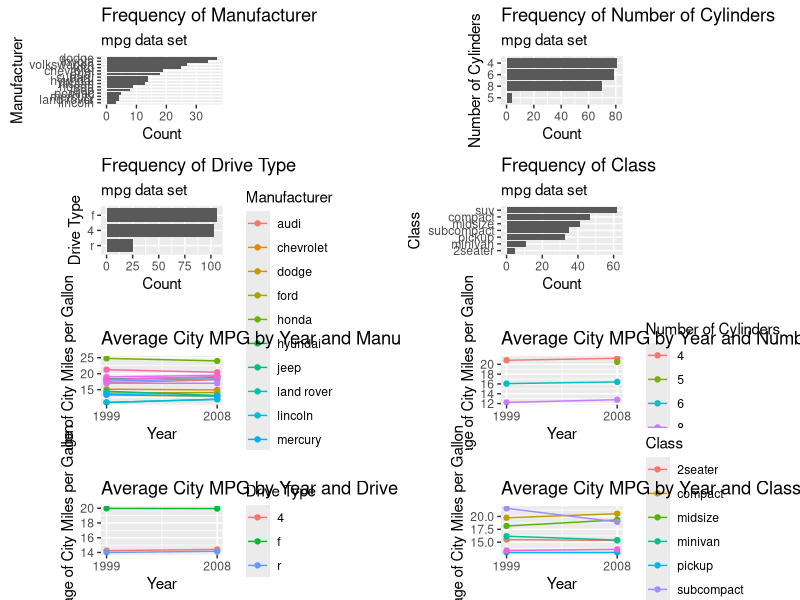
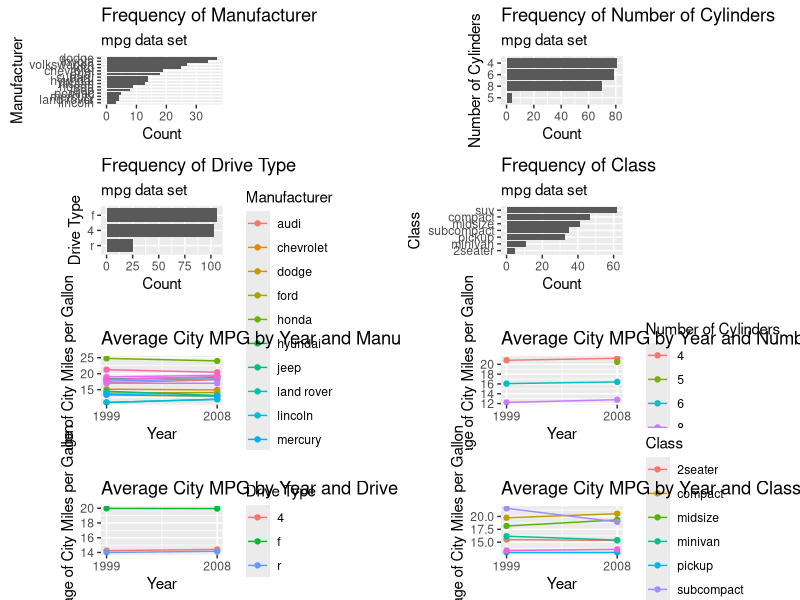
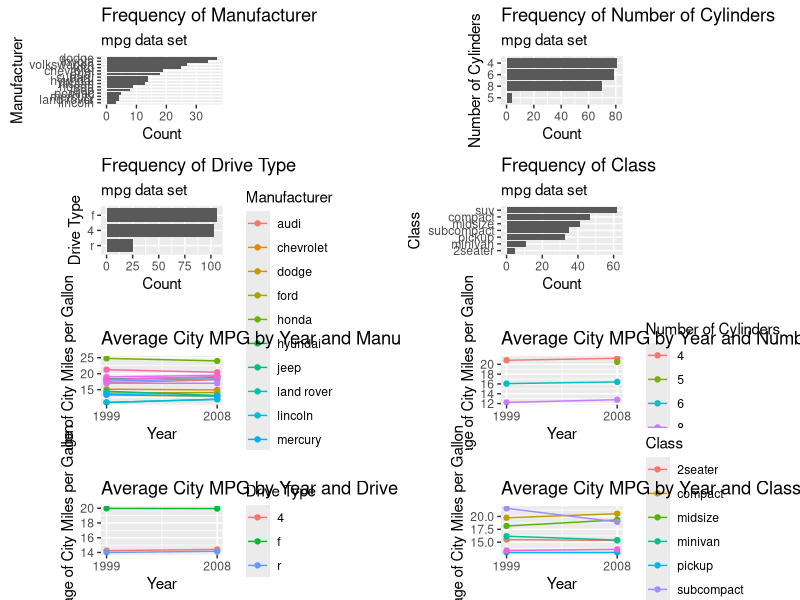

Write the R code that produced these figures, in order.
## ---- chunk 1
#load packages 
library(ggplot2)
library(dplyr)
library(glue) 
library(cowplot)
knitr::opts_chunk$set(fig.width = 12, fig.height = 12)
## ---- chunk 2
# A PLOTS 

optA1<- mpg %>% 
  count(manufacturer) %>%
  mutate(ordered = reorder(manufacturer, n)) %>% 
  arrange(ordered) %>% 
ggplot(., aes(x = n, y = ordered)) + 
  geom_col() + 
  labs( 
      title = "Frequency of Manufacturer"
    , subtitle = "mpg data set"
    , y     = "Manufacturer"
    , x     = "Count"
  )

optA2 <- mpg %>% 
  count(cyl) %>%
  mutate(ordered = reorder(cyl, n)) %>% 
  arrange(ordered) %>% 
ggplot(., aes(x = n, y = ordered)) + 
  geom_col() + 
  labs( 
      title = "Frequency of Number of Cylinders"
    , subtitle = "mpg data set"
    , y     = "Number of Cylinders"
    , x     = "Count"
  )

optA3 <- mpg %>% 
  count(drv) %>%
  mutate(ordered = reorder(drv, n)) %>% 
  arrange(ordered) %>% 
ggplot(., aes(x = n, y = ordered)) + 
  geom_col() + 
  labs( 
      title = "Frequency of Drive Type"
    , subtitle = "mpg data set"
    , y     = "Drive Type"
    , x     = "Count"
  )

optA4 <- mpg %>% 
  count(class) %>%
  mutate(ordered = reorder(class, n)) %>% 
  arrange(ordered) %>% 
ggplot(., aes(x = n, y = ordered)) + 
  geom_col() + 
  labs( 
      title = "Frequency of Class"
    , subtitle = "mpg data set"
    , y     = "Class"
    , x     = "Count"
  )


# B PLOTS 

optB1<-mpg %>% 
  group_by(year, manufacturer) %>% 
  summarize(mean = mean(cty), .groups = "keep") %>%  
ggplot(., aes(x = year, y = mean, color = manufacturer)) + 
  geom_line() +
  geom_point() + 
  scale_x_continuous(breaks = c(1999,2008)) + 
  scale_color_discrete(name = "Manufacturer") + 
  labs( 
      title = "Average City MPG by Year and Manufacturer"
    , y     = "Average of City Miles per Gallon"
    , x     = "Year"
  )

optB2<-  mpg %>% 
  group_by(year, cyl) %>%
  summarize(mean = mean(cty), .groups = "keep") %>%  
ggplot(., aes(x = year, y = mean, color = as.character(cyl))) + #make cyl character for discrete legend!
  geom_line() +
  geom_point() + 
  scale_x_continuous(breaks = c(1999,2008)) + 
  scale_color_discrete(name = "Number of Cylinders") + 
  labs( 
      title = "Average City MPG by Year and Number of Cylinders"
    , y     = "Average of City Miles per Gallon"
    , x     = "Year"
  )

optB3<-mpg %>% 
  group_by(year, drv) %>% 
  summarize(mean = mean(cty), .groups = "keep") %>%  
ggplot(., aes(x = year, y = mean, color = drv)) + 
  geom_line() +
  geom_point() + 
  scale_x_continuous(breaks = c(1999,2008)) + 
  scale_color_discrete(name = "Drive Type") + 
  labs( 
      title = "Average City MPG by Year and Drive Type"
    , y     = "Average of City Miles per Gallon"
    , x     = "Year"
  )

optB4<-mpg %>% 
  group_by(year, class) %>% 
  summarize(mean = mean(cty), .groups = "keep") %>%  
ggplot(., aes(x = year, y = mean, color = class)) + 
  geom_line() +
  geom_point() + 
  scale_x_continuous(breaks = c(1999,2008)) + 
  scale_color_discrete(name = "Class") + 
  labs( 
      title = "Average City MPG by Year and Class"
    , y     = "Average of City Miles per Gallon"
    , x     = "Year"
  )

plot_grid(optA1, optA2, optA3, optA4, optB1, optB2, optB3, optB4, align = "hv", axis = "tblr", ncol = 2)

## ---- chunk 3
# VAR NAMES DATA SET 
varnames <- tribble(
  ~var, ~name
  , "manufacturer", "Manufacturer"
  , "cyl"         , "Number of Cylinders"
  , "drv"         , "Drive Type"
  , "class"       , "Class"
)


## A Functions 

data_A <- function(VARst, DF = mpg, VARDF = varnames){
  
  VARname <- pull(filter(VARDF, var == all_of(VARst)), name)
  
  toPlot <- DF %>%
    rename(VAR = all_of(VARst)) %>% #set comment name for specific row 
    count(VAR) %>%
    mutate(VAR = reorder(VAR, n)) %>%
    arrange(VAR)
  
  OUT <- list(var = VARst, df = toPlot, name = VARname)
  return(OUT)
}

plot_A <- function(LIST){
  OUT <- LIST$df %>% 
  ggplot(., aes(x = n, y = VAR)) + 
  geom_col() + 
  labs( 
      title = glue("Frequency of {LIST$name}")
    , subtitle = "mpg data set"
    , y     = glue("{LIST$name}")
    , x     = "Count"
  )
  return(OUT)
}


## B Functions 

data_B <- function(VARst, DF = mpg, VARDF = varnames){
  
  VARname <- pull(filter(VARDF, var == all_of(VARst)), name)
  
  toPlot <- DF %>%
    rename(VAR = all_of(VARst)) %>% #set comment name for specific row 
    group_by(year, VAR) %>% 
    summarize(mean = mean(cty), .groups = "keep")
  
  OUT <- list(var = VARst, df = toPlot, name = VARname)
  return(OUT)
}

plot_B <- function(LIST){
  OUT <- LIST$df %>% 
    ggplot(., aes(x = year, y = mean, color = as.character(VAR))) + 
    geom_line() +
    geom_point() + 
    scale_x_continuous(breaks = c(1999,2008)) + 
    scale_color_discrete(name = glue("{LIST$name}")) + 
     labs( 
        title = glue("Average City MPG by Year and {LIST$name}")
      , y     = "Average of City Miles per Gallon"
      , x     = "Year"
    )
  return(OUT)
}


plot_grid(
    plot_A(data_A("manufacturer"))
  , plot_A(data_A("cyl"))
  , plot_A(data_A("drv"))
  , plot_A(data_A("class"))
  , plot_B(data_B("manufacturer"))
  , plot_B(data_B("cyl"))
  , plot_B(data_B("drv"))
  , plot_B(data_B("class"))
  , align = "hv", axis = "tblr", ncol = 2
)

## ---- chunk 4

myfunc_AB <- function(VARst, PLOTOPT, DF = mpg){
  
  if (!toupper(PLOTOPT) %in% c("A", "B") ){
    warning("INCORRECT PLOT OPTION, MUST BE A (FREQUENCY ) OR B (CTY MPG AVERAGE BY YEAR)")
  } #check out the {typed} package for how to restrict input types and values https://github.com/moodymudskipper/typed
  
    VARDF <- tribble(
      ~var, ~name
      , "manufacturer", "Manufacturer"
      , "cyl"         , "Number of Cylinders"
      , "drv"         , "Drive Type"
      , "class"       , "Class"
    )
  
  VARname <- pull(filter(VARDF, var == all_of(VARst)), name)
  
  if (toupper(PLOTOPT) == "A"){
  
    OUT <-DF %>%
      rename(VAR = all_of(VARst)) %>% 
      count(VAR) %>%
      mutate(VAR = reorder(VAR, n)) %>%
      arrange(VAR) %>% 
    ggplot(., aes(x = n, y = VAR)) + 
      geom_col() + 
      labs( 
          title = glue("Frequency of {VARname}")
        , subtitle = "mpg data set"
        , y     = glue("{VARname}")
        , x     = "Count"
      )
  
  } else if (toupper(PLOTOPT) == "B"){
  
    OUT <- DF %>%
      rename(VAR = all_of(VARst)) %>% 
      group_by(year, VAR) %>% 
      summarize(mean = mean(cty), .groups = "keep") %>% 
    ggplot(., aes(x = year, y = mean, color = as.character(VAR))) + 
      geom_line() +
      geom_point() + 
      scale_x_continuous(breaks = c(1999,2008)) + 
      scale_color_discrete(name = glue("{VARname}")) + 
       labs( 
          title = glue("Average City MPG by Year and {VARname}")
        , y     = "Average of City Miles per Gallon"
        , x     = "Year"
      )
  
  } 
  
  return(OUT)
} #END myfunc_AB


VARst <- "manufacturer"
PLOTOPT <- "A"




plot_grid(
    myfunc_AB("manufacturer", "A")
  , myfunc_AB("cyl"         , "A")
  , myfunc_AB("drv"         , "A")
  , myfunc_AB("class"       , "A")
  , myfunc_AB("manufacturer", "B")
  , myfunc_AB("cyl"         , "B")
  , myfunc_AB("drv"         , "B")
  , myfunc_AB("class"       , "B")
  , align = "hv", axis = "tblr", ncol = 2
)

